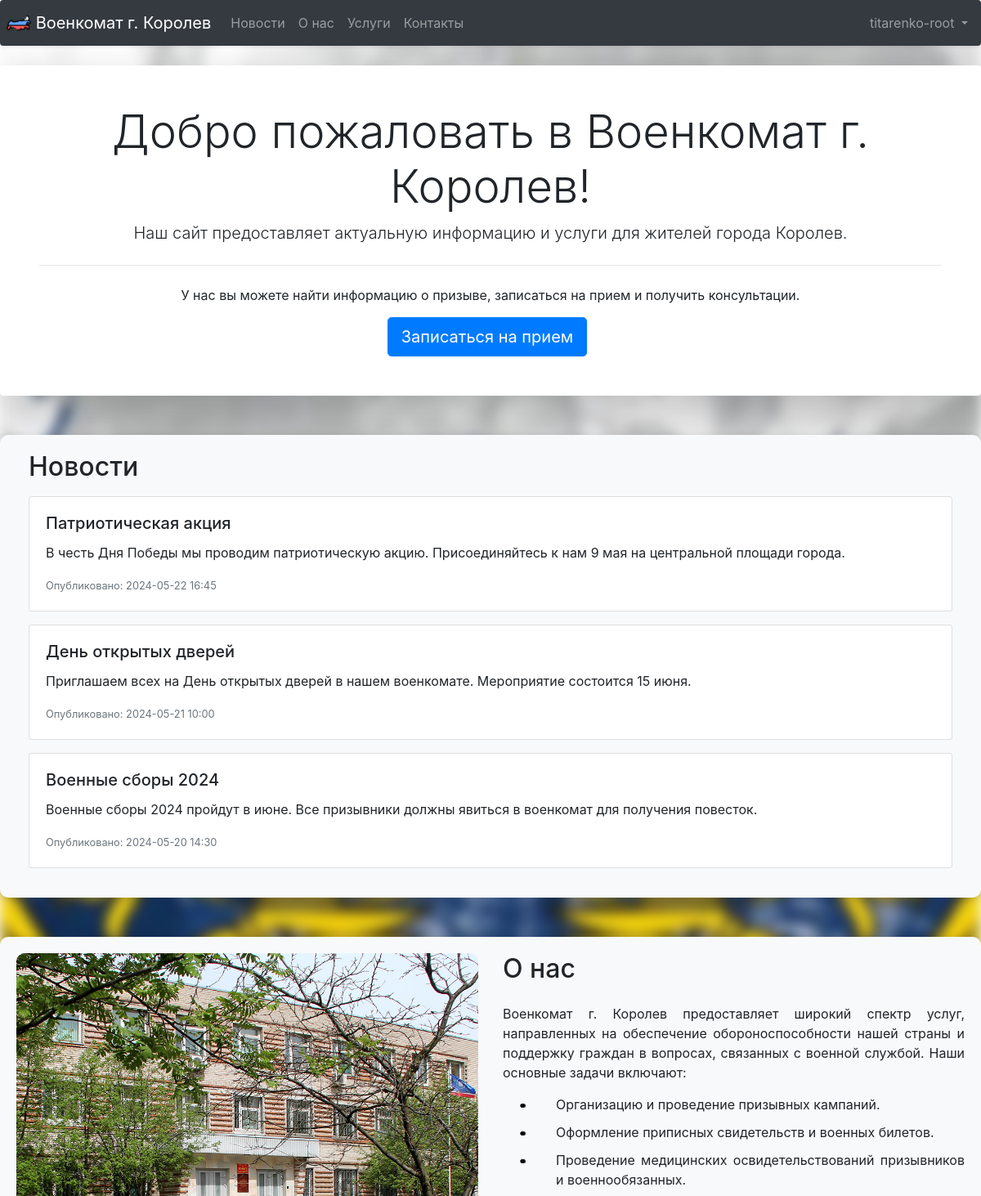
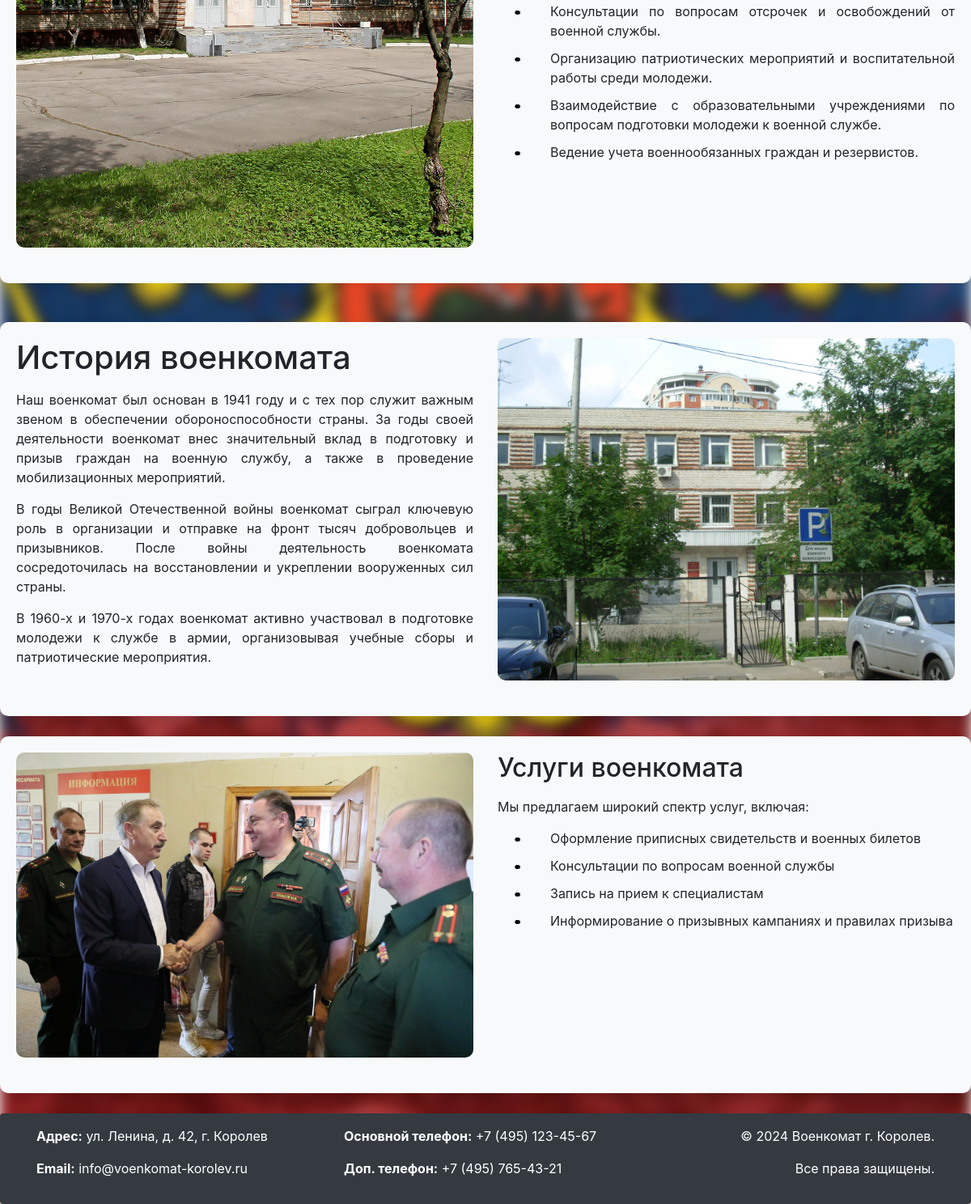
The app's page / (signed in) with its own data (2 pictures, top to bottom).
### app.py (models this page shows, shortened)
class User(UserMixin, db.Model):
    id = db.Column(db.Integer, primary_key=True)
    username = db.Column(db.String(64), index=True, unique=True)
    password_hash = db.Column(db.String(128))
    first_name = db.Column(db.String(64))
    last_name = db.Column(db.String(64))
    middle_name = db.Column(db.String(64))
    conscription_certificate = db.Column(db.String(64), nullable=True)
    military_id = db.Column(db.String(64), nullable=True)

class News(db.Model):
    id = db.Column(db.Integer, primary_key=True)
    title = db.Column(db.String(128), nullable=False)
    content = db.Column(db.Text, nullable=False)
    created_at = db.Column(db.DateTime, default=datetime.utcnow)

### app.py (the view)
@app.route('/')
def index():
    news = News.query.order_by(News.created_at.desc()).all()
    return render_template('index.html', title='Главная', news=news)

### app.py (called while the page is built)
@login.user_loader
def load_user(id):
    return User.query.get(int(id))

### templates/index.html
{% extends "base.html" %}
{% block content %}
    {% block header %}
        {% include "header.html" %}
    {% endblock %}
<div class="custom-container jumbotron shadow-lg p-5 mb-5 bg-white rounded">
    <h1 class="display-4 text-center">Добро пожаловать в Военкомат г. Королев!</h1>
    <p class="lead text-center">Наш сайт предоставляет актуальную информацию и услуги для жителей города Королев.</p>
    <hr class="my-4">
    <p class="text-center">У нас вы можете найти информацию о призыве, записаться на прием и получить консультации.</p>
    <div class="d-flex justify-content-center">
        {% if current_user.is_authenticated %}
            <a class="btn btn-primary btn-lg mr-2" href="{{ url_for('profile') }}" role="button">Записаться на прием</a>
        {% endif %}
    </div>
</div>
<div class="custom-container jumbotron row mb-4" id="news-section">
    <div class="col-md-12">
        <h2 class="mb-3">Новости</h2>
        {% for news_item in news %}
        <div class="card mb-3">
            <div class="card-body">
                <h5 class="card-title">{{ news_item.title }}</h5>
                <p class="card-text">{{ news_item.content }}</p>
                <p class="card-text"><small class="text-muted">Опубликовано: {{ news_item.created_at.strftime('%Y-%m-%d %H:%M') }}</small></p>
            </div>
        </div>
        {% endfor %}
    </div>
</div>
<div id="about-section" class="custom-container jumbotron container my-5">
    <div class="row mb-4">
        <div class="col-md-6">
            <img class="img-fluid" src="{{ url_for('static', filename='img/about.jpg') }}" alt="О нас">
        </div>
        <div class="col-md-6">
            <h2 class="mb-4">О нас</h2>
            <p class="text-justify">Военкомат г. Королев предоставляет широкий спектр услуг, направленных на обеспечение обороноспособности нашей страны и поддержку граждан в вопросах, связанных с военной службой. Наши основные задачи включают:</p>
            <ul class="custom-list text-justify">
                <li>Организацию и проведение призывных кампаний.</li>
                <li>Оформление приписных свидетельств и военных билетов.</li>
                <li>Проведение медицинских освидетельствований призывников и военнообязанных.</li>
                <li>Консультации по вопросам отсрочек и освобождений от военной службы.</li>
                <li>Организацию патриотических мероприятий и воспитательной работы среди молодежи.</li>
                <li>Взаимодействие с образовательными учреждениями по вопросам подготовки молодежи к военной службе.</li>
                <li>Ведение учета военнообязанных граждан и резервистов.</li>
            </ul>
        </div>
    </div>
</div>
<div id="history-section" class="custom-container jumbotron container shadow">
    <div class="row mb-4">
        <div class="col-md-6">
            <h1 class="mb-3">История военкомата</h1>
            <p class="text-justify">Наш военкомат был основан в 1941 году и с тех пор служит важным звеном в обеспечении обороноспособности страны. За годы своей деятельности военкомат внес значительный вклад в подготовку и призыв граждан на военную службу, а также в проведение мобилизационных мероприятий.</p>
            <p class="text-justify">В годы Великой Отечественной войны военкомат сыграл ключевую роль в организации и отправке на фронт тысяч добровольцев и призывников. После войны деятельность военкомата сосредоточилась на восстановлении и укреплении вооруженных сил страны.</p>
            <p class="text-justify">В 1960-х и 1970-х годах военкомат активно участвовал в подготовке молодежи к службе в армии, организовывая учебные сборы и патриотические мероприятия.</p>
        </div>
        <div class="col-md-6">
            <img src="{{ url_for('static', filename='img/historical.jpg') }}" alt="История военкомата">
        </div>
    </div>
</div>
<div id="services-section" class="custom-container jumbotron container shadow">
    <div class="row mb-4">
        <div class="col-md-6">
            <img src="{{ url_for('static', filename='img/offers.jpg') }}" alt="Услуги военкомата">
        </div>
        <div class="col-md-6">
            <h2 class="mb-3">Услуги военкомата</h2>
            <p>Мы предлагаем широкий спектр услуг, включая:</p>
            <ul class="custom-list">
                <li>Оформление приписных свидетельств и военных билетов</li>
                <li>Консультации по вопросам военной службы</li>
                <li>Запись на прием к специалистам</li>
                <li>Информирование о призывных кампаниях и правилах призыва</li>
            </ul>
        </div>
    </div>
</div>
    {% block footer %}
        {% include "footer.html" %}
    {% endblock %}
{% endblock %}

### templates/header.html (shortened to what this page needs)
<nav class="navbar navbar-expand-md navbar-dark bg-dark shadow-sm mb-4 p-2 sticky-top rounded">
  <a class="navbar-brand" href="/">
    <img src="{{ url_for('static', filename='img/logo.png') }}" alt="Logo" width="30" height="30" class="d-inline-block align-top">
    Военкомат г. Королев
  </a>
  <div class="collapse navbar-collapse" id="navbarCollapse">
    <ul class="navbar-nav mr-auto">
       <li class="nav-item">
        <a class="nav-link" href="#news-section">Новости</a>
      </li>
      <li class="nav-item">
        <a class="nav-link" href="#about-section">О нас</a>
      </li>
      <li class="nav-item">
        <a class="nav-link" href="#services-section">Услуги</a>
      </li>
      <li class="nav-item">
        <a class="nav-link" href="#contacts-section">Контакты</a>
      </li>
    </ul>
    <ul class="navbar-nav ml-auto">
      {% if current_user.is_authenticated %}
      <li class="nav-item dropdown">
        <a class="nav-link dropdown-toggle" href="#" id="navbarDropdown" role="button" data-toggle="dropdown" aria-haspopup="true" aria-expanded="false">
          {{ current_user.username }}
        </a>
      </li>
      {% endif %}
    </ul>
  </div>
</nav>

### static/css/styles.css (style rules this page uses)
body, html { height: 100%; margin: 0; }
.custom-container { max-width: 1200px; margin: auto; margin-bottom: 25px; padding: 20px; background-color: #f8f9fa; border-radius: 10px; box-shadow: 0 0 10px rgba(0, 0, 0, 0.1); }
.custom-container img { width: 100%; border-radius: 10px; }
.custom-container h2, .custom-container p { margin-bottom: 15px; }
.text-justify { text-align: justify; }
.custom-list li { position: relative; padding-left: 25px; margin-bottom: 10px; }

### records on screen
User: username "titarenko-root"
News: title "Патриотическая акция", content "В честь Дня Победы мы проводим патриотическую акцию. Присоединяйтесь к нам 9 мая на центральной площади города.", created_at "2024-05-22 16:45"
News: title "День открытых дверей", content "Приглашаем всех на День открытых дверей в нашем военкомате. Мероприятие состоится 15 июня.", created_at "2024-05-21 10:00"
News: title "Военные сборы 2024", content "Военные сборы 2024 пройдут в июне. Все призывники должны явиться в военкомат для получения повесток.", created_at "2024-05-20 14:30"
